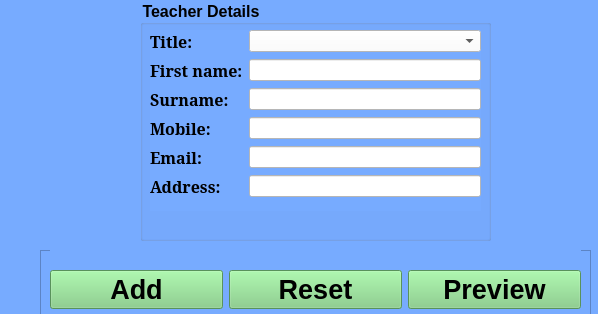
<?xml version="1.0" encoding="UTF-8"?>
<ui version="4.0">
 <class>new_teacher</class>
 <widget class="QWidget" name="new_teacher">
  <property name="geometry">
   <rect>
    <x>0</x>
    <y>0</y>
    <width>598</width>
    <height>314</height>
   </rect>
  </property>
  <property name="windowTitle">
   <string>Add Teacher</string>
  </property>
  <property name="styleSheet">
   <string notr="true">background-color: rgb(119, 171, 255);</string>
  </property>
  <widget class="QGroupBox" name="prt_enrty_form">
   <property name="geometry">
    <rect>
     <x>140</x>
     <y>0</y>
     <width>351</width>
     <height>241</height>
    </rect>
   </property>
   <property name="font">
    <font>
     <pointsize>12</pointsize>
     <weight>75</weight>
     <bold>true</bold>
    </font>
   </property>
   <property name="styleSheet">
    <string notr="true">background-color: rgb(119, 171, 255);</string>
   </property>
   <property name="title">
    <string>Teacher Details</string>
   </property>
   <widget class="QWidget" name="formLayoutWidget_2">
    <property name="geometry">
     <rect>
      <x>10</x>
      <y>30</y>
      <width>331</width>
      <height>181</height>
     </rect>
    </property>
    <property name="styleSheet">
     <string notr="true">background-color: rgb(119, 171, 255);</string>
    </property>
    <layout class="QFormLayout" name="formLayout_2">
     <item row="0" column="0">
      <widget class="QLabel" name="label_11">
       <property name="font">
        <font>
         <family>MS Serif</family>
         <pointsize>12</pointsize>
         <weight>75</weight>
         <bold>true</bold>
        </font>
       </property>
       <property name="styleSheet">
        <string notr="true">background-color: rgb(119, 171, 255);</string>
       </property>
       <property name="text">
        <string>Title:</string>
       </property>
      </widget>
     </item>
     <item row="1" column="0">
      <widget class="QLabel" name="label_12">
       <property name="font">
        <font>
         <family>MS Serif</family>
         <pointsize>12</pointsize>
         <weight>75</weight>
         <bold>true</bold>
        </font>
       </property>
       <property name="styleSheet">
        <string notr="true">background-color: rgb(119, 171, 255);</string>
       </property>
       <property name="text">
        <string>First name:</string>
       </property>
      </widget>
     </item>
     <item row="1" column="1">
      <widget class="QLineEdit" name="lineEdit_8">
       <property name="styleSheet">
        <string notr="true">background-color: rgb(255, 255, 255);</string>
       </property>
      </widget>
     </item>
     <item row="2" column="0">
      <widget class="QLabel" name="label_13">
       <property name="font">
        <font>
         <family>MS Serif</family>
         <pointsize>12</pointsize>
         <weight>75</weight>
         <bold>true</bold>
        </font>
       </property>
       <property name="styleSheet">
        <string notr="true">background-color: rgb(119, 171, 255);</string>
       </property>
       <property name="text">
        <string>Surname:</string>
       </property>
      </widget>
     </item>
     <item row="2" column="1">
      <widget class="QLineEdit" name="lineEdit_9">
       <property name="styleSheet">
        <string notr="true">background-color: rgb(255, 255, 255);</string>
       </property>
      </widget>
     </item>
     <item row="3" column="0">
      <widget class="QLabel" name="label_14">
       <property name="font">
        <font>
         <family>MS Serif</family>
         <pointsize>12</pointsize>
         <weight>75</weight>
         <bold>true</bold>
        </font>
       </property>
       <property name="styleSheet">
        <string notr="true">background-color: rgb(119, 171, 255);</string>
       </property>
       <property name="text">
        <string>Mobile:</string>
       </property>
      </widget>
     </item>
     <item row="4" column="0">
      <widget class="QLabel" name="label_15">
       <property name="font">
        <font>
         <family>MS Serif</family>
         <pointsize>12</pointsize>
         <weight>75</weight>
         <bold>true</bold>
        </font>
       </property>
       <property name="styleSheet">
        <string notr="true">background-color: rgb(119, 171, 255);</string>
       </property>
       <property name="text">
        <string>Email:</string>
       </property>
      </widget>
     </item>
     <item row="5" column="0">
      <widget class="QLabel" name="label_16">
       <property name="font">
        <font>
         <family>MS Serif</family>
         <pointsize>12</pointsize>
         <weight>75</weight>
         <bold>true</bold>
        </font>
       </property>
       <property name="styleSheet">
        <string notr="true">background-color: rgb(119, 171, 255);</string>
       </property>
       <property name="text">
        <string>Address:</string>
       </property>
      </widget>
     </item>
     <item row="5" column="1">
      <widget class="QLineEdit" name="lineEdit_10">
       <property name="styleSheet">
        <string notr="true">background-color: rgb(255, 255, 255);</string>
       </property>
      </widget>
     </item>
     <item row="0" column="1">
      <widget class="QComboBox" name="comboBox_5">
       <property name="styleSheet">
        <string notr="true">background-color: rgb(255, 255, 255);</string>
       </property>
      </widget>
     </item>
     <item row="4" column="1">
      <widget class="QLineEdit" name="lineEdit_11">
       <property name="styleSheet">
        <string notr="true">background-color: rgb(255, 255, 255);</string>
       </property>
      </widget>
     </item>
     <item row="3" column="1">
      <widget class="QLineEdit" name="lineEdit_12">
       <property name="styleSheet">
        <string notr="true">background-color: rgb(255, 255, 255);</string>
       </property>
      </widget>
     </item>
    </layout>
   </widget>
  </widget>
  <widget class="QFrame" name="frame">
   <property name="geometry">
    <rect>
     <x>40</x>
     <y>250</y>
     <width>551</width>
     <height>80</height>
    </rect>
   </property>
   <property name="styleSheet">
    <string notr="true">background-color: rgb(119, 171, 255);</string>
   </property>
   <property name="frameShape">
    <enum>QFrame::StyledPanel</enum>
   </property>
   <property name="frameShadow">
    <enum>QFrame::Raised</enum>
   </property>
   <widget class="QWidget" name="horizontalLayoutWidget">
    <property name="geometry">
     <rect>
      <x>10</x>
      <y>0</y>
      <width>531</width>
      <height>80</height>
     </rect>
    </property>
    <layout class="QHBoxLayout" name="horizontalLayout">
     <item>
      <widget class="QPushButton" name="pushButton_3">
       <property name="font">
        <font>
         <pointsize>20</pointsize>
         <weight>75</weight>
         <bold>true</bold>
        </font>
       </property>
       <property name="styleSheet">
        <string notr="true">background-color: rgb(125, 205, 127);</string>
       </property>
       <property name="text">
        <string>Add</string>
       </property>
      </widget>
     </item>
     <item>
      <widget class="QPushButton" name="pushButton_4">
       <property name="font">
        <font>
         <pointsize>20</pointsize>
         <weight>75</weight>
         <bold>true</bold>
        </font>
       </property>
       <property name="styleSheet">
        <string notr="true">background-color: rgb(125, 205, 127);</string>
       </property>
       <property name="text">
        <string>Reset</string>
       </property>
      </widget>
     </item>
     <item>
      <widget class="QPushButton" name="pushButton_2">
       <property name="font">
        <font>
         <pointsize>20</pointsize>
         <weight>75</weight>
         <bold>true</bold>
        </font>
       </property>
       <property name="styleSheet">
        <string notr="true">background-color: rgb(125, 205, 127);</string>
       </property>
       <property name="text">
        <string>Preview</string>
       </property>
      </widget>
     </item>
    </layout>
   </widget>
  </widget>
 </widget>
 <resources/>
 <connections/>
</ui>
